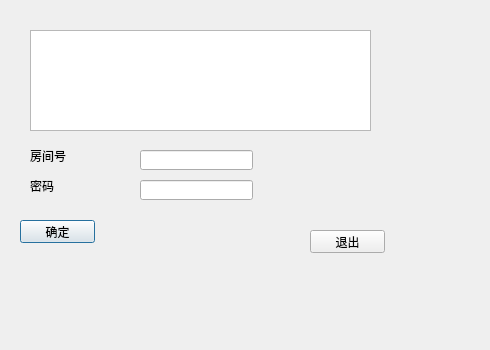
<?xml version="1.0" encoding="UTF-8"?>
<ui version="4.0">
 <class>login</class>
 <widget class="QDialog" name="login">
  <property name="geometry">
   <rect>
    <x>0</x>
    <y>0</y>
    <width>490</width>
    <height>350</height>
   </rect>
  </property>
  <property name="windowTitle">
   <string>Dialog</string>
  </property>
  <widget class="QTextEdit" name="textEdit">
   <property name="geometry">
    <rect>
     <x>30</x>
     <y>30</y>
     <width>341</width>
     <height>101</height>
    </rect>
   </property>
  </widget>
  <widget class="QLabel" name="label">
   <property name="geometry">
    <rect>
     <x>30</x>
     <y>150</y>
     <width>54</width>
     <height>12</height>
    </rect>
   </property>
   <property name="text">
    <string>房间号</string>
   </property>
  </widget>
  <widget class="QLabel" name="label_2">
   <property name="geometry">
    <rect>
     <x>30</x>
     <y>180</y>
     <width>54</width>
     <height>12</height>
    </rect>
   </property>
   <property name="text">
    <string>密码</string>
   </property>
  </widget>
  <widget class="QLineEdit" name="lineEdit">
   <property name="geometry">
    <rect>
     <x>140</x>
     <y>150</y>
     <width>113</width>
     <height>20</height>
    </rect>
   </property>
  </widget>
  <widget class="QLineEdit" name="lineEdit_2">
   <property name="geometry">
    <rect>
     <x>140</x>
     <y>180</y>
     <width>113</width>
     <height>20</height>
    </rect>
   </property>
  </widget>
  <widget class="QPushButton" name="pushButton">
   <property name="geometry">
    <rect>
     <x>20</x>
     <y>220</y>
     <width>75</width>
     <height>23</height>
    </rect>
   </property>
   <property name="text">
    <string>确定</string>
   </property>
  </widget>
  <widget class="QPushButton" name="pushButton_2">
   <property name="geometry">
    <rect>
     <x>310</x>
     <y>230</y>
     <width>75</width>
     <height>23</height>
    </rect>
   </property>
   <property name="text">
    <string>退出</string>
   </property>
  </widget>
 </widget>
 <resources/>
 <connections/>
</ui>
